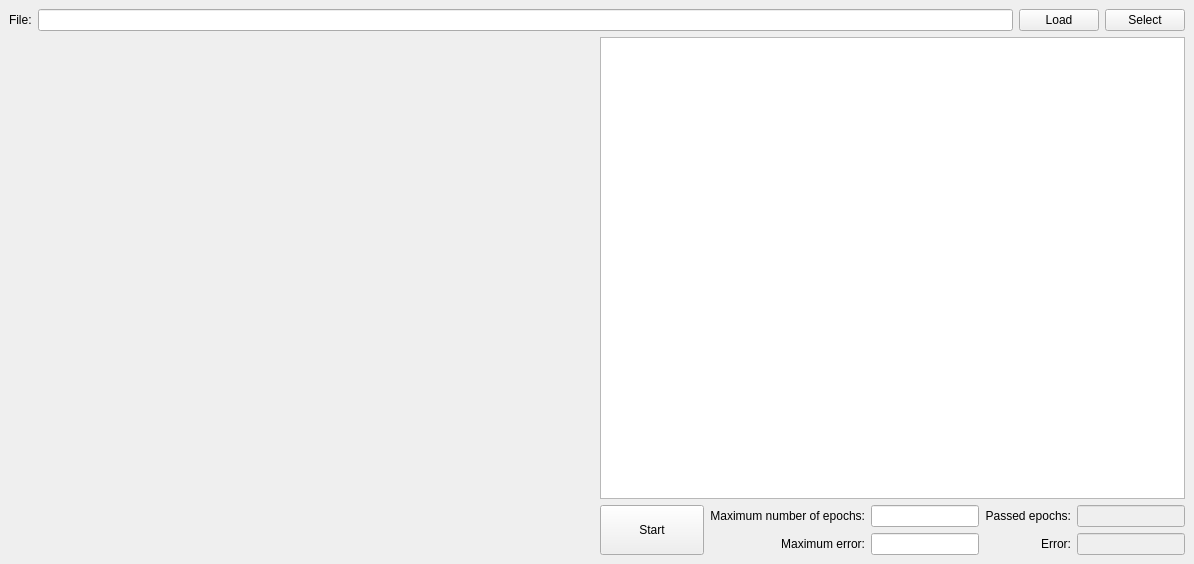
<?xml version="1.0" encoding="UTF-8"?>
<ui version="4.0">
 <class>MainWindow</class>
 <widget class="QMainWindow" name="MainWindow">
  <property name="geometry">
   <rect>
    <x>0</x>
    <y>0</y>
    <width>1194</width>
    <height>564</height>
   </rect>
  </property>
  <property name="windowTitle">
   <string>Perceptron</string>
  </property>
  <widget class="QWidget" name="centralwidget">
   <layout class="QVBoxLayout" name="verticalLayout">
    <item>
     <layout class="QHBoxLayout" name="FileLayout">
      <item>
       <widget class="QLabel" name="fileLabel">
        <property name="text">
         <string>File:</string>
        </property>
       </widget>
      </item>
      <item>
       <widget class="QLineEdit" name="filenameInput"/>
      </item>
      <item>
       <widget class="QPushButton" name="loadButton">
        <property name="text">
         <string>Load</string>
        </property>
       </widget>
      </item>
      <item>
       <widget class="QPushButton" name="selectButton">
        <property name="text">
         <string>Select</string>
        </property>
       </widget>
      </item>
     </layout>
    </item>
    <item>
     <layout class="QHBoxLayout" name="horizontalLayout_4">
      <item>
       <layout class="QHBoxLayout" name="GraphicLayout">
        <item>
         <widget class="QWidget" name="graphic" native="true">
          <property name="sizePolicy">
           <sizepolicy hsizetype="Expanding" vsizetype="Expanding">
            <horstretch>0</horstretch>
            <verstretch>0</verstretch>
           </sizepolicy>
          </property>
          <property name="minimumSize">
           <size>
            <width>500</width>
            <height>500</height>
           </size>
          </property>
         </widget>
        </item>
       </layout>
      </item>
      <item>
       <layout class="QVBoxLayout" name="StateLayout">
        <item>
         <widget class="QListWidget" name="listWidget">
          <property name="sizePolicy">
           <sizepolicy hsizetype="MinimumExpanding" vsizetype="Expanding">
            <horstretch>0</horstretch>
            <verstretch>0</verstretch>
           </sizepolicy>
          </property>
         </widget>
        </item>
        <item>
         <layout class="QHBoxLayout" name="horizontalLayout_3">
          <item>
           <widget class="QPushButton" name="StartButton">
            <property name="sizePolicy">
             <sizepolicy hsizetype="Expanding" vsizetype="Preferred">
              <horstretch>0</horstretch>
              <verstretch>0</verstretch>
             </sizepolicy>
            </property>
            <property name="text">
             <string>Start</string>
            </property>
           </widget>
          </item>
          <item>
           <layout class="QHBoxLayout" name="horizontalLayout">
            <item>
             <layout class="QVBoxLayout" name="MaxiTextVertLayout">
              <item>
               <widget class="QLabel" name="maxNumOfEpochsLabel">
                <property name="layoutDirection">
                 <enum>Qt::LeftToRight</enum>
                </property>
                <property name="text">
                 <string>Maximum number of epochs:</string>
                </property>
                <property name="alignment">
                 <set>Qt::AlignRight|Qt::AlignTrailing|Qt::AlignVCenter</set>
                </property>
               </widget>
              </item>
              <item>
               <widget class="QLabel" name="maxErrorLabel">
                <property name="layoutDirection">
                 <enum>Qt::LeftToRight</enum>
                </property>
                <property name="text">
                 <string>Maximum error:</string>
                </property>
                <property name="alignment">
                 <set>Qt::AlignRight|Qt::AlignTrailing|Qt::AlignVCenter</set>
                </property>
               </widget>
              </item>
             </layout>
            </item>
            <item>
             <layout class="QVBoxLayout" name="MaxInputVertLayout">
              <item>
               <widget class="QLineEdit" name="maxNumEpochInput">
                <property name="sizePolicy">
                 <sizepolicy hsizetype="Minimum" vsizetype="Fixed">
                  <horstretch>0</horstretch>
                  <verstretch>0</verstretch>
                 </sizepolicy>
                </property>
                <property name="minimumSize">
                 <size>
                  <width>50</width>
                  <height>0</height>
                 </size>
                </property>
               </widget>
              </item>
              <item>
               <widget class="QLineEdit" name="maxErrorInput">
                <property name="sizePolicy">
                 <sizepolicy hsizetype="Minimum" vsizetype="Fixed">
                  <horstretch>0</horstretch>
                  <verstretch>0</verstretch>
                 </sizepolicy>
                </property>
                <property name="minimumSize">
                 <size>
                  <width>50</width>
                  <height>0</height>
                 </size>
                </property>
               </widget>
              </item>
             </layout>
            </item>
           </layout>
          </item>
          <item>
           <layout class="QHBoxLayout" name="horizontalLayout_2">
            <item>
             <layout class="QVBoxLayout" name="StateTextVertLayout">
              <item>
               <widget class="QLabel" name="passedEpochLabel">
                <property name="text">
                 <string>Passed epochs:</string>
                </property>
                <property name="alignment">
                 <set>Qt::AlignRight|Qt::AlignTrailing|Qt::AlignVCenter</set>
                </property>
               </widget>
              </item>
              <item>
               <widget class="QLabel" name="errorLabel">
                <property name="text">
                 <string>Error:</string>
                </property>
                <property name="alignment">
                 <set>Qt::AlignRight|Qt::AlignTrailing|Qt::AlignVCenter</set>
                </property>
               </widget>
              </item>
             </layout>
            </item>
            <item>
             <layout class="QVBoxLayout" name="StateStateVertLayout">
              <item>
               <widget class="QLineEdit" name="passedEpochsInput">
                <property name="enabled">
                 <bool>false</bool>
                </property>
                <property name="sizePolicy">
                 <sizepolicy hsizetype="Minimum" vsizetype="Fixed">
                  <horstretch>0</horstretch>
                  <verstretch>0</verstretch>
                 </sizepolicy>
                </property>
                <property name="minimumSize">
                 <size>
                  <width>50</width>
                  <height>0</height>
                 </size>
                </property>
               </widget>
              </item>
              <item>
               <widget class="QLineEdit" name="errorInput">
                <property name="enabled">
                 <bool>false</bool>
                </property>
                <property name="sizePolicy">
                 <sizepolicy hsizetype="Minimum" vsizetype="Fixed">
                  <horstretch>0</horstretch>
                  <verstretch>0</verstretch>
                 </sizepolicy>
                </property>
                <property name="minimumSize">
                 <size>
                  <width>50</width>
                  <height>0</height>
                 </size>
                </property>
               </widget>
              </item>
             </layout>
            </item>
           </layout>
          </item>
         </layout>
        </item>
       </layout>
      </item>
     </layout>
    </item>
   </layout>
  </widget>
 </widget>
 <resources/>
 <connections/>
</ui>
